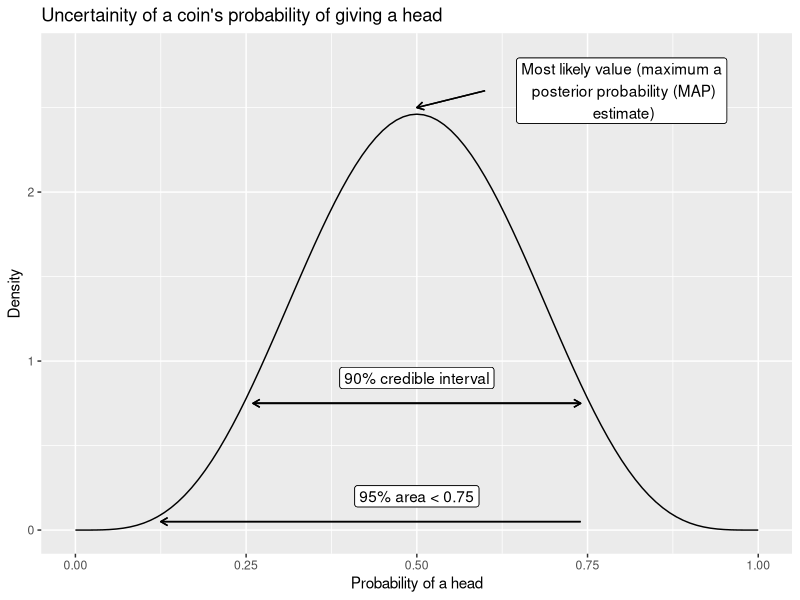
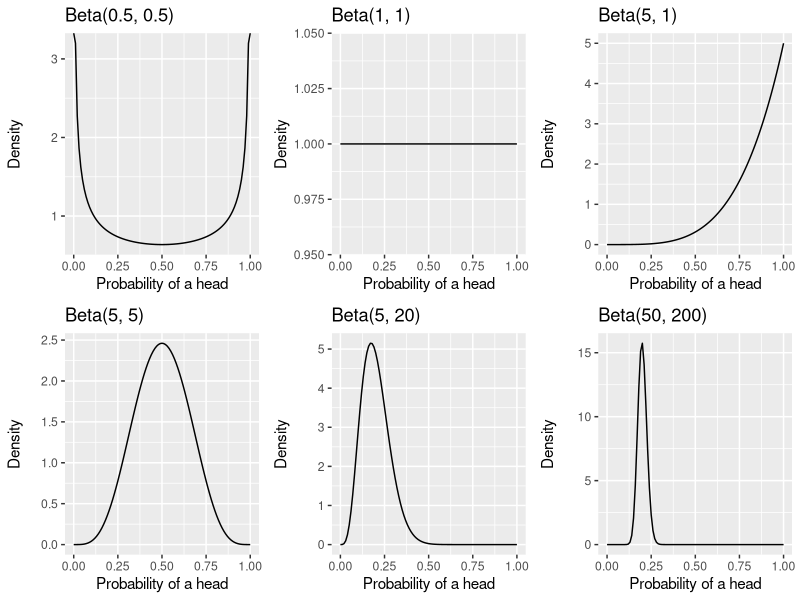

The R script that drew these images, in order:
## ---- chunk 1
# Keep this when you are rendering this rmarkdown not through the r-to-jekyll.R
# script
library("knitr")
opts_chunk$set(dev = c("CairoSVG"))
## ---- chunk 2
library("magrittr")
library("ggplot2")

data.frame(x = c(0, 1)) %>%
  ggplot(aes(x)) +
  stat_function(fun = dbeta, n = 101, args = list(shape1 = 5, shape2 = 5)) +
  ylim(c(0, 2.8)) +
  xlab("Probability of a head") +
  ylab("Density") +
  ggtitle("Uncertainity of a coin's probability of giving a head") +
  # Credible interval arrow
  geom_segment(
    aes(x = 0.26, xend = 0.74, y = 0.75, yend = 0.75),
    arrow = arrow(length = unit(0.2, "cm"))
  ) +
  geom_segment(
    aes(x = 0.74, xend = 0.26, y = 0.75, yend = 0.75),
    arrow = arrow(length = unit(0.2, "cm"))
  ) +
  geom_label(aes(x = 0.5, y = 0.9, label =  "90% credible interval")) +
  # 95% area < 0.75
  geom_segment(
    aes(x = 0.74, xend = 0.125, y = 0.05, yend = 0.05),
    arrow = arrow(length = unit(0.2, "cm"))
  ) +
  geom_label(aes(x = 0.5, y = 0.2, label =  "95% area < 0.75")) +
  # MAP value
  geom_segment(
    aes(x = 0.6, xend = 0.5, y = 2.6, yend = 2.5),
    arrow = arrow(length = unit(0.2, "cm"))
  ) +
  geom_label(
    aes(
      x = 0.8, y = 2.6,
      label = "Most likely value (maximum a\n posterior probability (MAP)\n estimate)"
    )
  )
## ---- chunk 3
library("tibble")
library("cowplot")
library("glue")

# Cowplot overrides the default ggplot2 theme. This sets it back to the default
# theme.
theme_set(theme_grey())

beta_params_df <-
  tribble(
    ~ beta_distr_num, ~ shape1, ~ shape2,
                   1,      0.5,      0.5, 
                   2,        1,        1, 
                   3,        5,        1, 
                   4,        5,        5, 
                   5,        5,       20, 
                   6,        50,     200
  )

#' Plots a beta distribution 
#'
#' @param in_data List of arguments for the beta density function (dbeta)
#' @return ggplot plot
plot_beta <- function(in_data) {
  # Create aliases for easier reference below
  cur_shape_1 <- in_data[["shape1"]]
  cur_shape_2 <- in_data[["shape2"]]

  data.frame(x = c(0, 1)) %>%
    ggplot(aes(x)) +
    stat_function(
      fun = dbeta, 
      n = 101, 
      args = list(shape1 = cur_shape_1, shape2 = cur_shape_2)
    ) +
    ylab("Density") +
    xlab("Probability of a head") +
    ggtitle(glue("Beta({cur_shape_1}, {cur_shape_2})"))
}

beta_plots <- 
  split(beta_params_df, seq_len(nrow(beta_params_df))) %>%
  lapply(plot_beta)

plot_grid(plotlist = beta_plots, ncol = 3, nrow = 2, align = "v")
